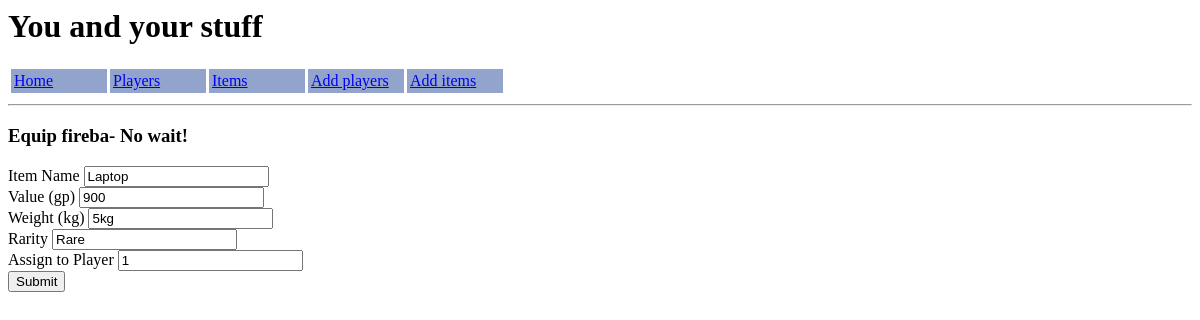
Page /updateitems/1 on the earlier database version.
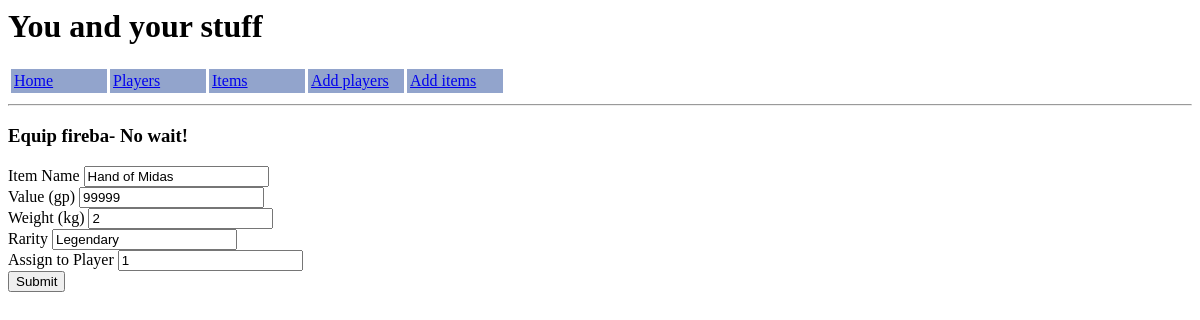
Same page on the later database version.
### application/models.py (models this page shows)
class Items(db.Model):
    item_id     =   db.Column(db.Integer, primary_key=True)
    item_name   =   db.Column(db.String(50), nullable=False)
    value       =   db.Column(db.String(10), nullable=False)
    weight      =   db.Column(db.String(10), nullable=False)
    rarity      =   db.Column(db.String(50), nullable=False)
    owner       =   db.Column(db.Integer, db.ForeignKey('players.player_id'))

### application/routes.py (the view)
@app.route("/updateitems/<item_id>", methods=['GET', 'POST'])
def update_item(item_id):
    item = db.session.query(Items).get(item_id)
    form = ItemsForm(obj=item)
    if form.validate_on_submit():
        form.populate_obj(item)
        db.session.add(item)
        db.session.commit()
        return redirect(url_for('index'))
    return render_template('updateitems.html', title="Equip fireba- No wait!", form=form)

### application/forms.py
class ItemsForm(FlaskForm):
    item_name   =   StringField('Item Name', validators=[DataRequired(), Length(min=2,max=30)])
    value       =   StringField('Value (gp)', validators=[DataRequired()])
    weight      =   StringField('Weight (kg)', validators=[DataRequired()])
    rarity      =   StringField('Rarity', validators=[DataRequired()])
    owner       =   StringField('Assign to Player')
    submit      =   SubmitField('Submit')
    update      =   SubmitField('Update')
    delete      =   SubmitField('Delete')

### application/templates/updateitems.html (shortened to what this page needs)
{% extends "body.html" %}
{% block body %}
<h3>{{ title }}</h3>
<div class='updatingitems'>
    <form method="POST" action="">
        {{ form.item_name.label }} {{ form.item_name }}
        <br>
        {{ form.value.label }} {{ form.value }}
        <br>
        {{ form.weight.label }} {{ form.weight }}
        <br>
        {{ form.rarity.label }} {{ form.rarity }}
        <br>
        {{ form.owner.label }} {{ form.owner }}
        <br>
        {{ form.submit }}
    </form>
</div>
{% endblock body %}

Differences in the rows shown:
changed Items: item_name "Laptop" → "Hand of Midas"; value "900" → "99999"; weight "5kg" → "2"; rarity "Rare" → "Legendary"
